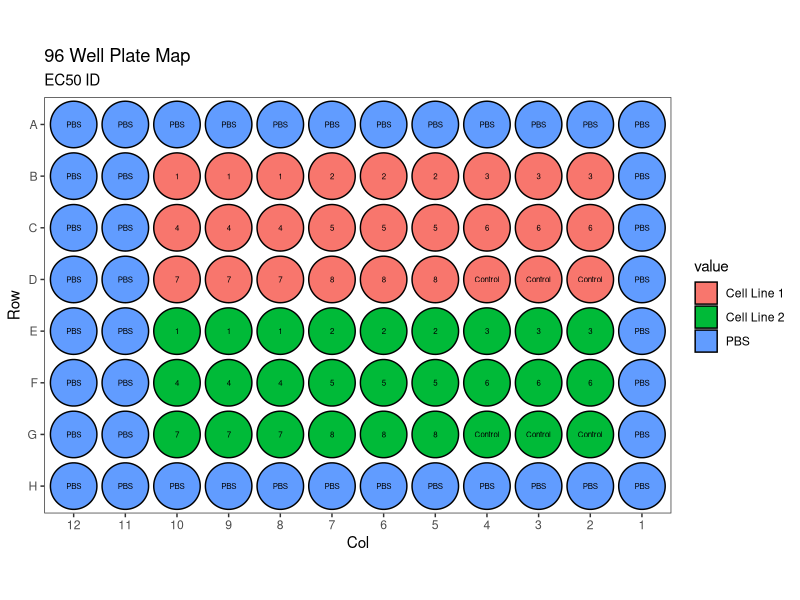

This figure's R source:
library(tidyverse)
library(ggforce)
library(scales)

pbs <- "PBS"
C1 <- "Cell Line 1"
C2 <- "Cell Line 2"
EC50_ID <- "EC50 ID"

dil_ID = matrix(c(pbs,pbs,pbs,pbs,pbs,pbs,pbs,pbs,pbs,pbs,pbs,pbs,
                  pbs, "3","3","3","2","2","2","1","1","1",pbs,pbs,
                  pbs,"6","6","6","5","5","5","4","4","4",pbs,pbs,
                  pbs,"Control","Control","Control","8","8","8","7","7","7",pbs,pbs,
                  pbs,"3","3","3","2","2","2","1","1","1",pbs,pbs,
                  pbs,"6","6","6","5","5","5","4","4","4",pbs,pbs,
                  pbs,"Control","Control","Control","8","8","8","7","7","7",pbs,pbs,
                  pbs,pbs,pbs,pbs,pbs,pbs,pbs,pbs,pbs,pbs,pbs,pbs), ncol = 12, nrow = 8, byrow = TRUE)

drug_list = matrix(c(pbs,pbs,pbs,pbs,pbs,pbs,pbs,pbs,pbs,pbs,pbs,pbs,
                     pbs, C1,C1,C1,C1,C1,C1,C1,C1,C1,pbs,pbs,
                     pbs, C1,C1,C1,C1,C1,C1,C1,C1,C1,pbs,pbs,
                     pbs,C1,C1,C1,C1,C1,C1,C1,C1,C1,pbs,pbs,
                     pbs, C2,C2,C2,C2,C2,C2,C2,C2,C2,pbs,pbs,
                     pbs,C2,C2,C2,C2,C2,C2,C2,C2,C2,pbs,pbs,
                     pbs,C2,C2,C2,C2,C2,C2,C2,C2,C2,pbs,pbs,
                     pbs,pbs,pbs,pbs,pbs,pbs,pbs,pbs,pbs,pbs,pbs,pbs), ncol = 12, nrow = 8, byrow = TRUE)



df1 <- as.data.frame(drug_list)
df2 <- as.data.frame(dil_ID)
df1 <- df1 %>% 
  mutate(row = 1:8) %>% 
  pivot_longer(-row, names_to = "col", values_to = "value") %>%
  mutate(col = as.integer(str_remove(col, "V"))) %>%
  mutate(well = paste0(LETTERS[row], col))

df2 <- df2 %>% 
  mutate(row = 1:8) %>% 
  pivot_longer(-row, names_to = "col", values_to = "value") %>%
  mutate(col = as.integer(str_remove(col, "V"))) %>%
  mutate(well = paste0(LETTERS[row], col))

glimpse(df1)
glimpse(df2)

#Plot
p <- ggplot(data = df1) + 
  geom_circle(aes(x0 = col, y0 = row, r = 0.45, fill = value))
p <- p + coord_equal()
p <- p + 
  scale_x_continuous(breaks = 1:12, expand = expansion(mult = c(0.01, 0.01)), trans = reverse_trans()) +
  scale_y_continuous(breaks = 1:8, labels = LETTERS[1:8], expand = expansion(mult = c(0.01, 0.01)), trans = reverse_trans())
p <- p + geom_text(data = df2, aes(x = col, y = row, label = paste0(value)), size = 2,)
p <- p +
  labs(title = "96 Well Plate Map", subtitle = EC50_ID, x = "Col", y = "Row") + 
  theme_bw() + 
  theme(panel.grid.major = element_blank(),
        panel.grid.minor = element_blank())
print(p)




    
